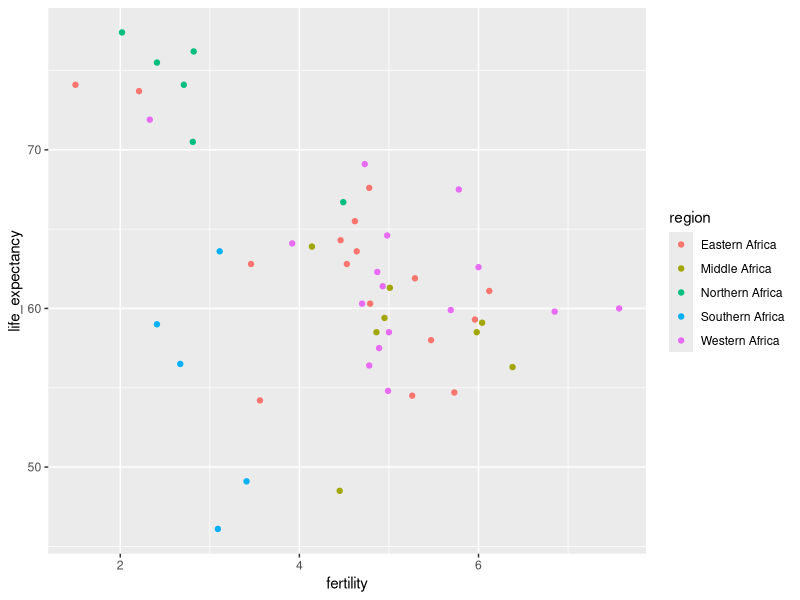
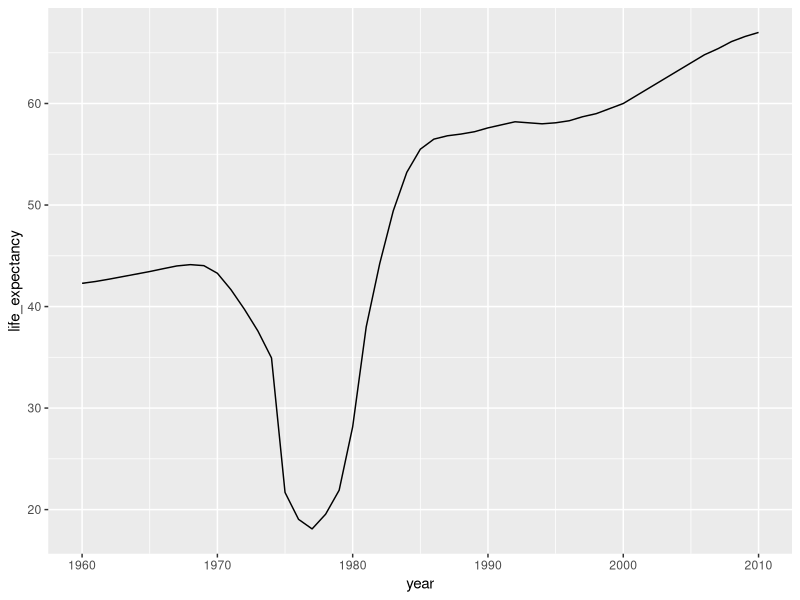
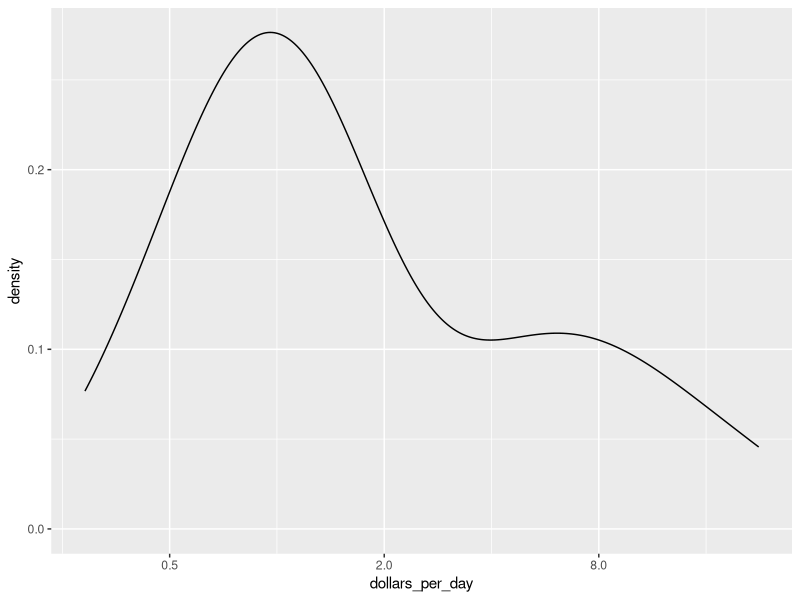
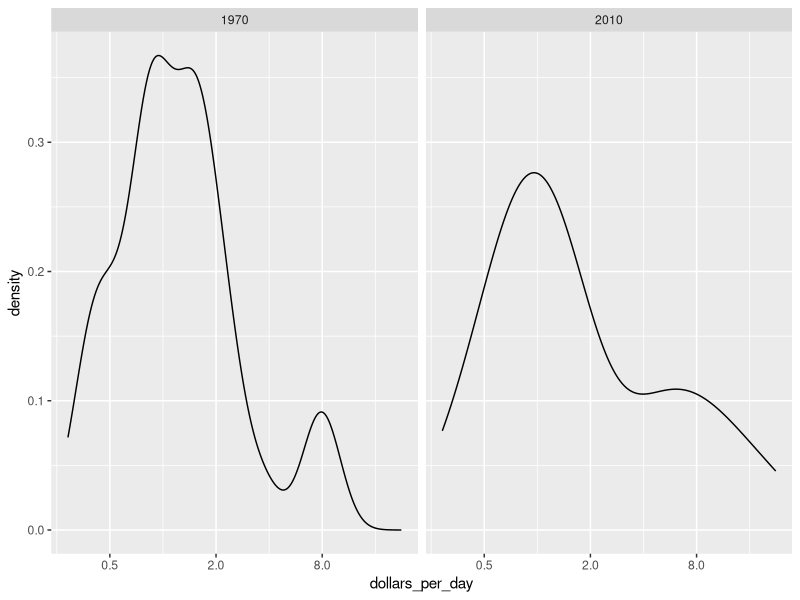
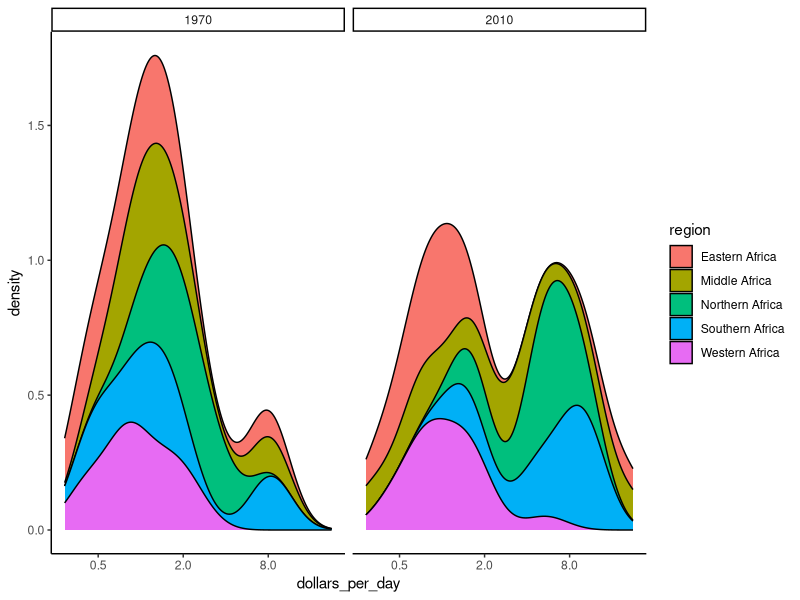
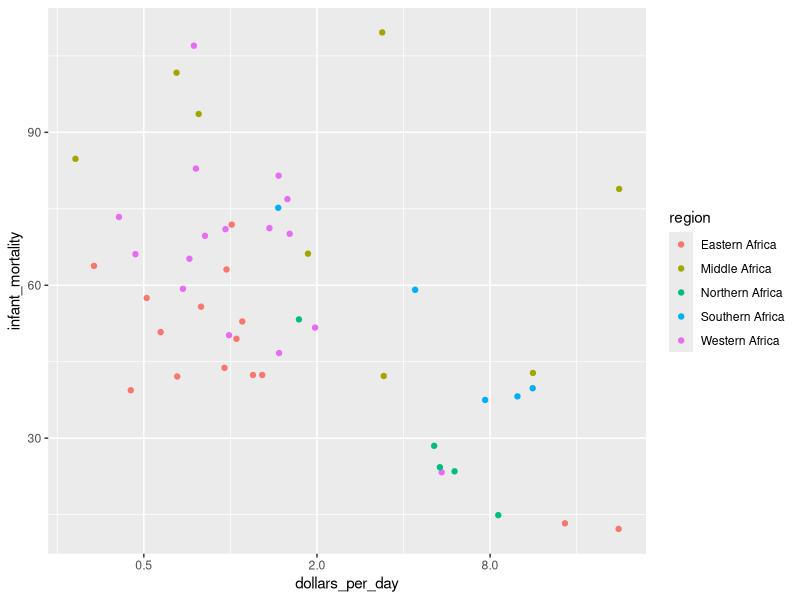
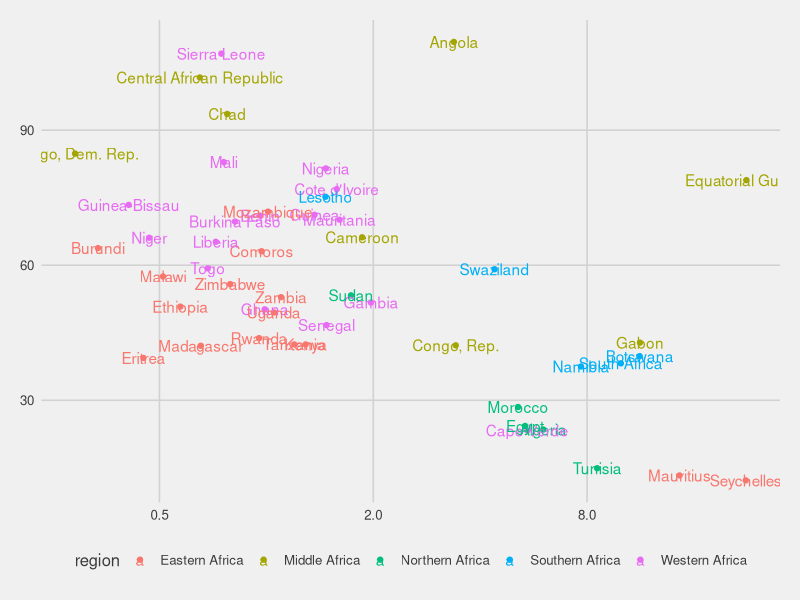
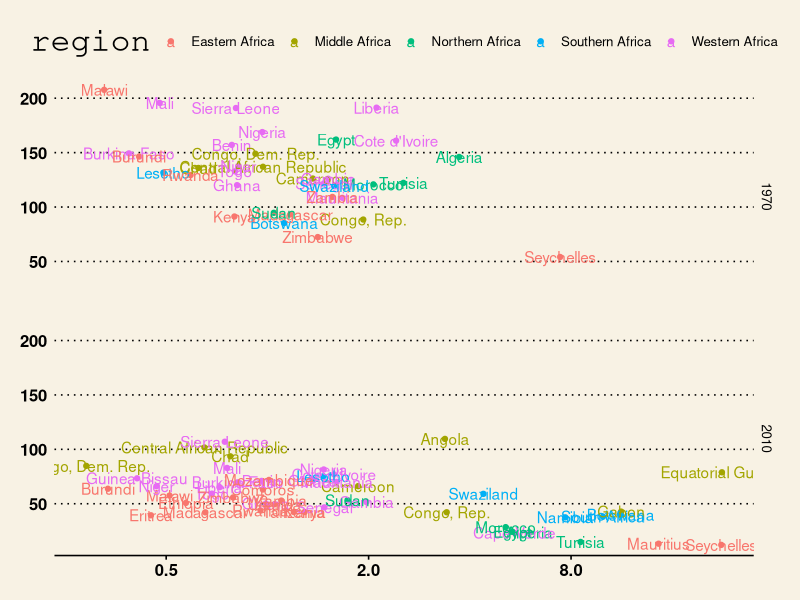

These figures' R source, in order:
library(dslabs) ## Used in the data science course 
library(tidyverse)
library(ggplot2)
library(ggrepel)
library(ggthemes)
library(gridExtra)
library(dplyr)

data(gapminder)
head(gapminder)

## fill out the missing parts in filter and aes
gapminder %>% filter( year ==2012 & continent == "Africa" ) %>%
  ggplot(aes( fertility, life_expectancy, color = region)) +
  geom_point()

df <- gapminder %>% filter( year ==2012 & continent == "Africa" & fertility <= 3 & life_expectancy >= 70) %>% select(country,region)

## vietnam ward question

tab <- gapminder %>% filter( year >= 1960 & year <= 2010 & country %in% c("United States", "Vietnam"))

p <- tab %>% 
  ggplot(aes(year, life_expectancy, color = country)) + 
  geom_line()

## cambodia

gapminder %>% filter( year >= 1960 & year <= 2010 & country == "Cambodia") %>% 
  ggplot(aes(year, life_expectancy)) + 
  geom_line()

## dollars per day 

daydollars <- gapminder %>% filter( year ==2010 & continent == "Africa" & !is.na(gdp)) %>% mutate(dollars_per_day = gdp/population/365)

daydollars %>%
  ggplot(aes(dollars_per_day)) +
  scale_x_continuous(trans = "log2") +
  geom_density()

## two years

daydollars <- gapminder %>% filter( year %in% c(1970, 2010) & continent == "Africa" & !is.na(gdp)) %>% mutate(dollars_per_day = gdp/population/365)

daydollars %>%
  ggplot(aes(dollars_per_day)) +
  scale_x_continuous(trans = "log2") +
  geom_density() +
  facet_grid(. ~ year)

## stacked 

daydollars <- gapminder %>% filter( year %in% c(1970, 2010) & continent == "Africa" & !is.na(gdp)) %>% mutate(dollars_per_day = gdp/population/365)

daydollars %>%
  ggplot(aes(dollars_per_day, fill = region)) +
  scale_x_continuous(trans = "log2") +
  geom_density(bw = 0.5,position = "stack") +
  facet_grid(. ~ year) + 
  theme_classic()

## 11 & 12

gapminder_Africa_2010 <- gapminder %>% filter( year ==  2010 & continent == "Africa" & !is.na(gdp)) %>% mutate(dollars_per_day = gdp/population/365)

gapminder_Africa_2010 %>%
  ggplot(aes(dollars_per_day,infant_mortality, color = region)) + 
  scale_x_continuous(trans = "log2") +
  geom_point()

gapminder_Africa_2010 %>%
  ggplot(aes(dollars_per_day,infant_mortality, color = region, label = country)) + 
  scale_x_continuous(trans = "log2") +
  geom_point() + 
  geom_text() + 
  theme_fivethirtyeight()

# 14 

daydollars <- gapminder %>% filter( year %in% c(1970, 2010) & continent == "Africa" & !is.na(gdp) &!is.na(infant_mortality)) %>% mutate(dollars_per_day = gdp/population/365)

daydollars %>%
  ggplot(aes(dollars_per_day, infant_mortality, color = region,label = country)) +
  scale_x_continuous(trans = "log2") +
  geom_point() + 
  geom_text() +
  facet_grid( year ~ .) + 
  theme_wsj()
 
